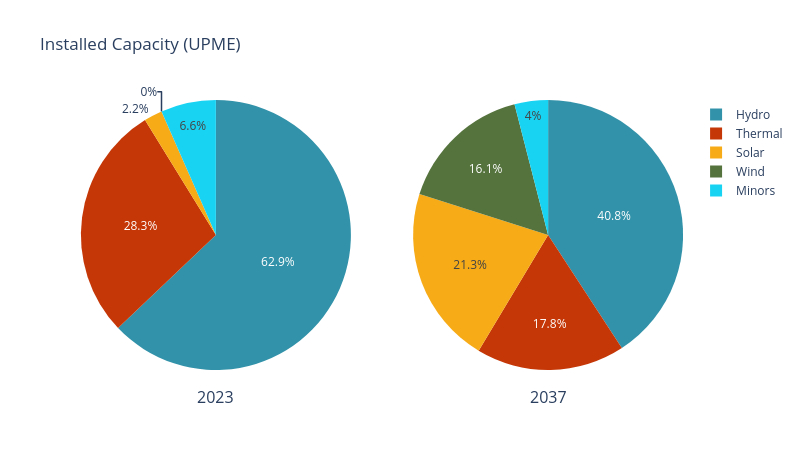

Notebook code for this chart:
### Code cell
import pandas as pd
esc_cap_2023 = pd.read_csv(cap_2023)
esc_cap_2023.rename(columns={'gen_tech': 'Tech'}, inplace=True)
esc_cap_2037 = pd.read_csv(cap_2037)
esc_cap_2037.rename(columns={'gen_tech': 'Tech'}, inplace=True)

sw.scenarios.installed_capacity(esc_cap_2023, esc_cap_2037, "UPME")

### Figure 1 — Plotly figure (JSON) as saved in the notebook; plotly's stock layout.template omitted (floating-point values rounded to 4 significant figures)
{"data": [{"customdata": [["Hydro"], ["Thermal"], ["Solar"], ["Wind"], ["Minors"]], "direction": "clockwise", "domain": {"x": [0, 0.45], "y": [0, 1]}, "hovertemplate": "Tech=%{customdata[0]}<br>BuildGen=%{value}<extra></extra>", "labels": ["Hydro", "Thermal", "Solar", "Wind", "Minors"], "legendgroup": "", "marker": {"colors": ["#3292A9", "#C53707", "#F7AB17", "#55733D", "#19d3f3"]}, "name": "", "showlegend": true, "sort": false, "type": "pie", "values": [62.9, 28.3, 2.2, 0, 6.6]}, {"customdata": [["Hydro"], ["Thermal"], ["Solar"], ["Wind"], ["Minors"]], "direction": "clockwise", "domain": {"x": [0.55, 1], "y": [0, 1]}, "hovertemplate": "Tech=%{customdata[0]}<br>BuildGen=%{value}<extra></extra>", "labels": ["Hydro", "Thermal", "Solar", "Wind", "Minors"], "legendgroup": "", "marker": {"colors": ["#3292A9", "#C53707", "#F7AB17", "#55733D", "#19d3f3"]}, "name": "", "showlegend": true, "sort": false, "type": "pie", "values": [40.8, 17.8, 21.3, 16.1, 4]}], "layout": {"annotations": [{"font": {"size": 16}, "showarrow": false, "text": "2023", "x": 0.225, "xanchor": "center", "xref": "paper", "y": -0.05, "yanchor": "top", "yref": "paper"}, {"font": {"size": 16}, "showarrow": false, "text": "2037", "x": 0.775, "xanchor": "center", "xref": "paper", "y": -0.05, "yanchor": "top", "yref": "paper"}], "height": 450, "title": {"text": "Installed Capacity (UPME)"}, "width": 800}}
